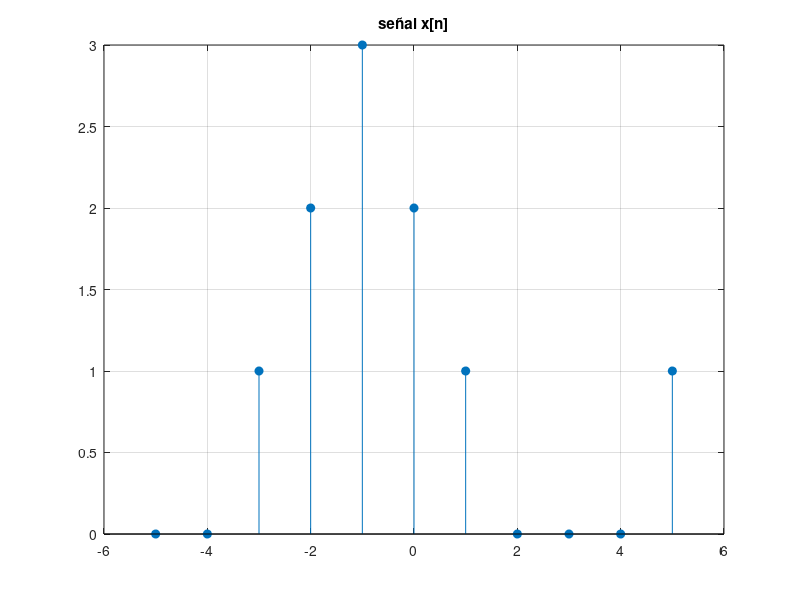

Here is the MATLAB script that generated this plot:
%Sumatoria de impulsos: x[n] = sum(x[k]delta[n-k]) 
n = -5:5;
x = [0 0 1 2 3 2 1 0 0 0 1]; % Señal cualquiera
stem(n,x,'filled')
title('señal x[n]')
grid on
%Resultado, señal original. 
